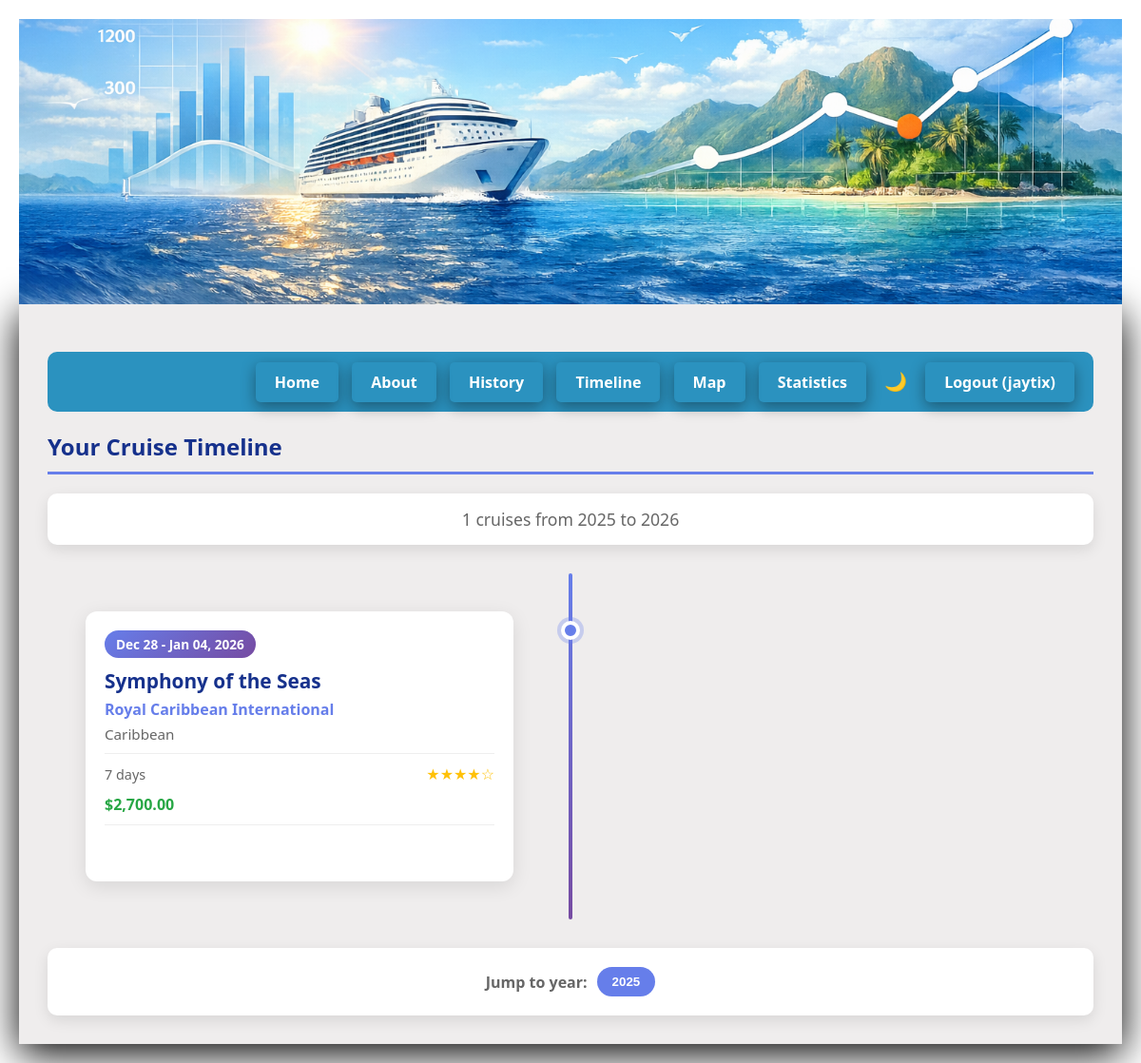
Page /timeline (signed in) on the committed database.
### app.py (models this page shows, shortened)
class UserPreference(db.Model):
    id = db.Column(db.Integer, primary_key=True)
    user_id = db.Column(db.Integer, db.ForeignKey('user.id'), nullable=False, unique=True)
    dark_mode = db.Column(db.Boolean, default=False)
    yearly_budget = db.Column(db.Float, nullable=True)
    default_view = db.Column(db.String(20), default='table')
    user = db.relationship('User', backref=db.backref('preferences', uselist=False))

class User(UserMixin, db.Model):
    id = db.Column(db.Integer, primary_key=True)
    username = db.Column(db.String(80), unique=True, nullable=False)
    email = db.Column(db.String(120), unique=True, nullable=False)
    password_hash = db.Column(db.String(200), nullable=False)
    cruises = db.relationship('CruiseHistory', backref='user', lazy=True)

class CruiseHistory(db.Model):
    cruiseid = db.Column(db.Integer, primary_key=True)
    begindate = db.Column(db.Date, nullable=False)
    enddate = db.Column(db.Date, nullable=False)
    cruiseline_id = db.Column(db.Integer, db.ForeignKey('cruise_line.id'), nullable=False)
    ship_id = db.Column(db.Integer, db.ForeignKey('ship.id'), nullable=False)
    region_id = db.Column(db.Integer, db.ForeignKey('region.id'), nullable=False)
    user_id = db.Column(db.Integer, db.ForeignKey('user.id'), nullable=False)
    cabin_number = db.Column(db.String(20), nullable=True)
    deck = db.Column(db.String(50), nullable=True)
    cost = db.Column(db.Float, nullable=True)
    notes = db.Column(db.Text, nullable=True)
    rating = db.Column(db.Integer, nullable=True)
    cruiseline = db.relationship('CruiseLine', backref='cruises')
    ship = db.relationship('Ship', backref='cruises')
    region = db.relationship('Region', backref='cruises')

class Ship(db.Model):
    id = db.Column(db.Integer, primary_key=True)
    name = db.Column(db.String(100), nullable=False)
    cruiseline_id = db.Column(db.Integer, db.ForeignKey('cruise_line.id'), nullable=False)

class CruiseLine(db.Model):
    id = db.Column(db.Integer, primary_key=True)
    name = db.Column(db.String(100), unique=True, nullable=False)
    ships = db.relationship('Ship', backref='cruiseline', lazy=True)

class Region(db.Model):
    id = db.Column(db.Integer, primary_key=True)
    name = db.Column(db.String(100), unique=True, nullable=False)

### app.py (the view)
@app.route('/timeline')
@login_required
def timeline():
    cruises = CruiseHistory.query.filter_by(user_id=current_user.id)\
        .order_by(CruiseHistory.begindate.asc()).all()
    timeline_data = []
    for cruise in cruises:
        duration = (cruise.enddate - cruise.begindate).days
        cover_photo = None
        if cruise.photos:
            cover = next((p for p in cruise.photos if p.is_cover), None)
            if cover:
                cover_photo = cover.filename
            elif cruise.photos:
                cover_photo = cruise.photos[0].filename
        timeline_data.append({
            'id': cruise.cruiseid,
            'ship': cruise.ship.name,
            'cruiseline': cruise.cruiseline.name,
            'region': cruise.region.name,
            'begindate': cruise.begindate.isoformat(),
            'enddate': cruise.enddate.isoformat(),
            'begin_display': cruise.begindate.strftime('%b %d, %Y'),
            'end_display': cruise.enddate.strftime('%b %d, %Y'),
            'duration': duration,
            'rating': cruise.rating,
            'cost': cruise.cost,
            'cover_photo': cover_photo
        })
    return render_template('timeline.html', cruises=cruises, timeline_data=timeline_data)

### app.py (called while the page is built)
@login_manager.user_loader
def load_user(user_id):
    return User.query.get(int(user_id))

### templates/timeline.html (shortened to what this page needs)
{% extends "base.html" %}
{% block content %}
    <h2>Your Cruise Timeline</h2>
    {% if cruises %}
        <div class="timeline-stats">
            <p>{{ cruises|length }} cruises from {{ cruises[0].begindate.strftime('%Y') }} to {{ cruises[-1].enddate.strftime('%Y') }}</p>
        </div>
        <div class="timeline-container">
            <div class="timeline-line"></div>
            {% for cruise in cruises %}
            <div class="timeline-item {{ 'left' if loop.index % 2 == 1 else 'right' }}">
                <div class="timeline-dot"></div>
                <div class="timeline-card clickable-card"
                     data-year="{{ cruise.begindate.year }}"
                     data-cruise-id="{{ cruise.cruiseid }}"
                     data-begin-date="{{ cruise.begindate }}"
                     data-end-date="{{ cruise.enddate }}"
                     data-cruiseline-name="{{ cruise.cruiseline.name }}"
                     data-ship-name="{{ cruise.ship.name }}"
                     data-region-name="{{ cruise.region.name }}"
                     data-cabin-number="{{ cruise.cabin_number or 'Not specified' }}"
                     data-deck="{{ cruise.deck or 'Not specified' }}"
                     data-cost="{{ cruise.cost or 'Not specified' }}"
                     data-rating="{{ cruise.rating or 'Not rated' }}"
                     data-notes="{{ cruise.notes or 'No notes' }}">
                    <div class="timeline-card-content">
                        <span class="timeline-date">{{ cruise.begindate.strftime('%b %d') }} - {{ cruise.enddate.strftime('%b %d, %Y') }}</span>
                        <h4 class="timeline-ship">{{ cruise.ship.name }}</h4>
                        <p class="timeline-cruiseline">{{ cruise.cruiseline.name }}</p>
                        <p class="timeline-region">{{ cruise.region.name }}</p>
                        <div class="timeline-details">
                            <span class="timeline-duration">{{ (cruise.enddate - cruise.begindate).days }} days</span>
                            {% if cruise.rating %}
                            <span class="timeline-rating">{{ '★' * cruise.rating }}{{ '☆' * (5 - cruise.rating) }}</span>
                            {% endif %}
                        </div>
                        {% if cruise.cost %}
                        <p class="timeline-cost">${{ "{:,.2f}".format(cruise.cost) }}</p>
                        {% endif %}
                        <div class="timeline-card-actions">
                        </div>
                    </div>
                </div>
            </div>
            {% endfor %}
        </div>
        <div class="timeline-year-nav">
            <span>Jump to year:</span>
            {% set years = cruises|map(attribute='begindate')|map(attribute='year')|list|unique|list %}
            {% for year in years %}
            <button class="year-btn" data-year="{{ year }}">{{ year }}</button>
            {% endfor %}
        </div>
    {% else %}
        <div class="no-data-message">
            <p>No cruises yet. Start adding cruises to see your timeline!</p>
            <a href="{{ url_for('history') }}" class="btn-primary">Add Your First Cruise</a>
        </div>
    {% endif %}
{% endblock %}

### templates/base.html (shortened to what this page needs)
<!DOCTYPE html>
<html>
<head>
    <link rel="stylesheet" href="https://unpkg.com/leaflet@1.9.4/dist/leaflet.css" />
    <link rel="stylesheet" href="{{ url_for('static', filename='css/style.css') }}">
    {% if request.endpoint != "home" %}
        <img src="{{url_for('static', filename='images/banner.png') }}" class="smallbanner" alt="Histacruise Banner" style="display: block; margin-left: auto; margin-right: auto;" >
    {% endif %}
</head>
<body class="{{ 'dark-mode' if current_user.is_authenticated and current_user.preferences and current_user.preferences.dark_mode else '' }}">
    <div class="container">
        <nav>
            <a href="/">Home</a>
            <a href="/about">About</a>
            {% if current_user.is_authenticated %}
                <a href="/history">History</a>
                <a href="{{ url_for('timeline') }}">Timeline</a>
                <a href="{{ url_for('cruise_map') }}">Map</a>
                <a href="{{ url_for('statistics') }}">Statistics</a>
                <button id="darkModeToggle" class="dark-mode-btn" title="Toggle Dark Mode">{{ '🌙' if not (current_user.preferences and current_user.preferences.dark_mode) else '☀️' }}</button>
                <a href="{{ url_for('logout') }}">Logout ({{ current_user.username }})</a>
            {% else %}
                <a href="{{ url_for('login') }}">Login</a>
                <a href="{{ url_for('register') }}">Register</a>
            {% endif %}
        </nav>
        {% block content %}
        {% endblock %}
    </div>
</body>
</html>

### static/css/style.css (style rules this page uses)
* { margin: 0; padding: 0; box-sizing: border-box; }
body { font-family: 'Segoe UI', Tahoma, Geneva, Verdana, sans-serif; background-image: url('/static/images/beach_backdrop.jpg'); background-size: cover; background-position: center; min-height: 100vh; padding: 20px; }
.container { max-width: 1500px; margin: 0 auto; background: rgba(237, 235, 235, 0.893); border-radius: 0px; box-shadow: 0 10px 40px rgb(0, 0, 0); padding: 30px; }
h2 { color: #16318c; margin-bottom: 20px; border-bottom: 3px solid #667eea; padding-bottom: 10px; }
a { color: #667eea; text-decoration: none; font-weight: bold; }
.smallbanner { width: 100%; max-width: 1500px; max-height: 300px; border-radius: 0px; object-fit: cover; object-position: center; }
nav { background: #2b92bf; padding: 15px; border-radius: 10px; margin: 20px 0; text-align: right; }
nav a { color: rgb(255, 255, 255); text-decoration: none; padding: 10px 20px; margin: 0 5px; border-radius: 5px; transform: translateY(-2px); box-shadow: 0 5px 15px rgba(9, 9, 9, 0.4); }
.timeline-stats { text-align: center; padding: 15px; background: white; border-radius: 10px; margin-bottom: 30px; box-shadow: 0 5px 15px rgba(0, 0, 0, 0.1); }
.timeline-stats p { color: #666; font-size: 1.1em; }
.timeline-container { position: relative; padding: 20px 0; }
.timeline-line { position: absolute; left: 50%; top: 0; bottom: 0; width: 4px; background: linear-gradient(180deg, #667eea 0%, #764ba2 100%); transform: translateX(-50%); border-radius: 2px; }
.timeline-item { position: relative; width: 50%; padding: 20px 40px; opacity: 0; transform: translateY(30px); transition: all 0.5s ease; }
.timeline-item.visible { opacity: 1; transform: translateY(0); }
.timeline-item.left { left: 0; padding-right: 60px; text-align: right; }
.timeline-dot { position: absolute; width: 20px; height: 20px; background: #667eea; border: 4px solid white; border-radius: 50%; top: 30px; box-shadow: 0 0 0 4px rgba(102, 126, 234, 0.3); }
.timeline-item.left .timeline-dot { right: -10px; }
.timeline-card { background: white; border-radius: 12px; overflow: hidden; box-shadow: 0 5px 20px rgba(0, 0, 0, 0.1); transition: transform 0.3s, box-shadow 0.3s; }
.timeline-card-content { padding: 20px; text-align: left; }
.timeline-date { display: inline-block; background: linear-gradient(135deg, #667eea 0%, #764ba2 100%); color: white; padding: 5px 12px; border-radius: 20px; font-size: 0.85em; font-weight: bold; margin-bottom: 10px; }
.timeline-ship { color: #16318c; font-size: 1.3em; margin-bottom: 5px; }
.timeline-cruiseline { color: #667eea; font-weight: bold; margin-bottom: 5px; }
.timeline-region { color: #666; font-size: 0.95em; margin-bottom: 10px; }
.timeline-details { display: flex; justify-content: space-between; align-items: center; margin-top: 10px; padding-top: 10px; border-top: 1px solid #eee; }
.timeline-duration { color: #666; font-size: 0.9em; }
.timeline-rating { color: #ffc107; font-size: 1em; }
.timeline-cost { color: #28a745; font-weight: bold; margin-top: 10px; }
.timeline-year-nav { display: flex; flex-wrap: wrap; justify-content: center; align-items: center; gap: 10px; margin-top: 30px; padding: 20px; background: white; border-radius: 10px; box-shadow: 0 5px 15px rgba(0, 0, 0, 0.1); }
.timeline-year-nav span { color: #666; font-weight: bold; }
.year-btn { padding: 8px 16px; background: #667eea; color: white; border: none; border-radius: 20px; cursor: pointer; font-weight: bold; transition: background 0.3s, transform 0.2s; }
.dark-mode-btn { background: transparent; border: none; font-size: 1.2em; cursor: pointer; padding: 5px 10px; border-radius: 5px; transition: background 0.3s; }
.clickable-card { cursor: pointer; transition: transform 0.2s, box-shadow 0.2s; }
.timeline-card-actions { border-top: 1px solid #eee; padding-top: 10px; margin-top: 10px; }

### rows in the picture
UserPreference: dark_mode "🌙"
User: username "jaytix"
CruiseHistory: begindate "2025", enddate "2026", begindate "Dec 28", enddate "Jan 04, 2026", ship.name "Symphony of the Seas", cruiseline.name "Royal Caribbean International", region.name "Caribbean", (cruise.enddate-cruise.begindate).days "7", rating "★★★★", rating "☆", cost "2,700.00"

### other values in the picture
{{ cruises|length }} "1"
{{ year }} "2025"
